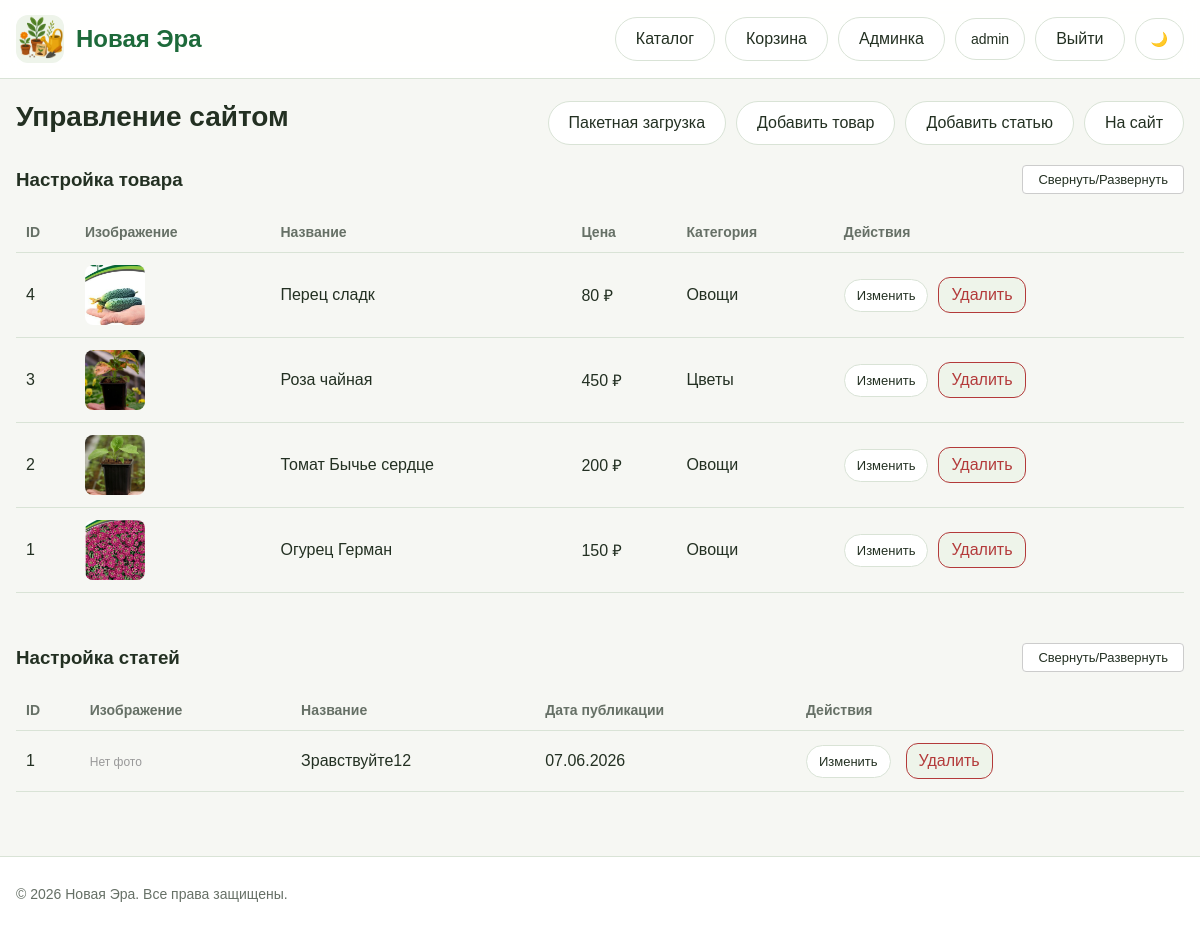
The page /admin (signed in) on the database its author committed.
### models.py (models this page shows, shortened)
class User(UserMixin, db.Model):
    __tablename__ = "users"
    id = db.Column(db.Integer, primary_key=True)
    username = db.Column(db.String(80), unique=True, nullable=False, index=True)
    email = db.Column(db.String(120), unique=True, nullable=False, index=True)
    password_hash = db.Column(db.String(255), nullable=False)
    is_admin = db.Column(db.Boolean, default=False, nullable=False)
    created_at = db.Column(db.DateTime, default=datetime.utcnow, nullable=False)
    surname = db.Column(db.String(80), nullable=True)
    name = db.Column(db.String(80), nullable=True)
    patronymic = db.Column(db.String(80), nullable=True)
    favorite_products = db.relationship(
        'Product',
        secondary=favorites,
        backref=db.backref('favorited_by', lazy='dynamic'),
        lazy='dynamic')

class Product(db.Model):
    __tablename__ = "products"
    id = db.Column(db.Integer, primary_key=True)
    name = db.Column(db.String(200), nullable=False, index=True)
    description = db.Column(db.Text, nullable=False)
    price = db.Column(db.Float, nullable=False)
    image_url = db.Column(db.String(255), nullable=True)
    category_id = db.Column(db.Integer, db.ForeignKey("categories.id"), nullable=False)
    created_at = db.Column(db.DateTime, default=datetime.utcnow, nullable=False)
    category = db.relationship("Category", back_populates="products", lazy="selectin")
    extra_images = db.relationship('ProductImage',
                                   backref='product',
                                   lazy='dynamic',
                                   cascade='all, delete-orphan',
                                   order_by='ProductImage.order')

class Category(db.Model):
    __tablename__ = "categories"
    id = db.Column(db.Integer, primary_key=True)
    slug = db.Column(db.String(64), unique=True, nullable=False, index=True)
    name = db.Column(db.String(100), unique=True, nullable=False)
    products = db.relationship("Product", back_populates="category", cascade="all, delete-orphan", lazy="selectin")

class Post(db.Model):
    __tablename__ = 'post'
    id = db.Column(db.Integer, primary_key=True)
    title = db.Column(db.String(200), nullable=False)
    content = db.Column(db.Text, nullable=False)
    date_posted = db.Column(db.DateTime, default=datetime.now)
    image_post = db.Column(db.String(255))
    product_id = db.Column(db.Integer, db.ForeignKey('products.id'), nullable=True)
    related_product = db.relationship('Product', backref='posts')

### routes.py (the view)
@bp.route("/admin")
@login_required
def admin():
    _admin_only()
    return render_template("admin.html", products=Product.query.order_by(Product.id.desc()).all(), posts=Post.query.order_by(Post.id.desc()).all())

### routes.py (called while the page is built)
@login_manager.user_loader
def load_user(user_id: str):
    try:
        return db.session.get(User, int(user_id))
    except:
        return None

def _admin_only():
    if not current_user.is_authenticated or not current_user.is_admin:
        abort(403)

### templates/admin.html (shortened to what this page needs)
{% extends "base.html" %}
{% block content %}
<div class="admin-head">
    <h1>Управление сайтом</h1>
    <div class="admin-actions">
        <a href="{{ url_for('main.bulk_upload') }}" class="top-link">Пакетная загрузка</a>
        <a href="{{ url_for('main.add_product') }}" class="top-link">Добавить товар</a>
        <a href="{{ url_for('main.add_post') }}" class="top-link">Добавить статью</a>
        <a href="{{ url_for('main.index') }}" class="top-link">На сайт</a>
    </div>
</div>
<div style="display: flex; justify-content: space-between; align-items: center; margin-bottom: 15px;">
    <h3 style="margin: 0;">Настройка товара</h3>
    <button onclick="toggleSection('products-table-wrap')" class="top-link" style="padding: 6px 15px; cursor: pointer; background: #fff; border: 1px solid #ccc; border-radius: 4px; font-size: 13px;">
        Свернуть/Развернуть
    </button>
</div>
<div id="products-table-wrap" class="table-wrap" style="transition: all 0.3s ease;">
    <table class="admin-table">
        <thead>
            <tr>
                <th>ID</th>
                <th>Изображение</th>
                <th>Название</th>
                <th>Цена</th>
                <th>Категория</th>
                <th>Действия</th>
            </tr>
        </thead>
        <tbody>
            {% for p in products %}
            <tr>
                <td data-label="ID">{{ p.id }}</td>
                <td data-label="Изображение">
                    {% if p.image_url %}
                        <img src="{{ p.image_url }}" style="width:60px;height:60px;object-fit:cover;border-radius:8px;">
                    {% endif %}
                </td>
                <td data-label="Название">{{ p.name }}</td>
                <td data-label="Цена">{{ "%.0f"|format(p.price) }} ₽</td>
                <td data-label="Категория">{{ p.category.name }}</td>
                <td data-label="Действия">
                    <div class="row-actions">
                        <a href="{{ url_for('main.edit_product', product_id=p.id) }}" class="top-link" style="padding:8px 12px;font-size:13px;">Изменить</a>
                        <form method="POST" action="{{ url_for('main.delete_product', product_id=p.id) }}" style="display:inline;" onsubmit="return confirm('Удалить товар?');">
                            <button type="submit" class="delete-mini">Удалить</button>
                        </form>
                    </div>
                </td>
            </tr>
            {% else %}
            <tr>
                <td colspan="6" class="empty-row">Товаров пока нет</td>
            </tr>
            {% endfor %}
        </tbody>
    </table>
</div>
<div class="admin-section" style="margin-top: 50px;">
    <div style="display: flex; justify-content: space-between; align-items: center; margin-bottom: 15px;">
        <h3 style="margin: 0;">Настройка статей</h3>
        <button onclick="toggleSection('posts-table-wrap')" class="top-link" style="padding: 6px 15px; cursor: pointer; background: #fff; border: 1px solid #ccc; border-radius: 4px; font-size: 13px;">
            Свернуть/Развернуть
        </button>
    </div>
    <div id="posts-table-wrap" class="table-wrap" style="transition: all 0.3s ease;">
        <table class="admin-table">
            <thead>
                <tr>
                    <th>ID</th>
                    <th>Изображение</th>
                    <th>Название</th>
                    <th>Дата публикации</th>
                    <th>Действия</th>
                </tr>
            </thead>
            <tbody>
                {% for post in posts %}
                <tr>
                    <td data-label="ID">{{ post.id }}</td>
                    <td data-label="Изображение">
                        {% if post.image_post %}
                            <img src="{{ post.image_post }}" style="width:60px; height:60px; object-fit:cover; border-radius:8px;">
                        {% else %}
                            <span style="font-size: 12px; color: #999;">Нет фото</span>
                        {% endif %}
                    </td>
                    <td data-label="Название">{{ post.title }}</td>
                    <td data-label="Дата публикации">{{ post.date_posted.strftime('%d.%m.%Y') }}</td>
                    <td data-label="Действия">
                        <div class="row-actions">
                            <a href="{{ url_for('main.edit_post', post_id=post.id) }}" class="top-link" style="padding:8px 12px; font-size:13px; margin-right: 5px;">
                                Изменить
                            </a>
                            <form method="POST" action="{{ url_for('main.delete_post', post_id=post.id) }}" style="display:inline;" onsubmit="return confirm('Вы уверены, что хотите удалить эту статью?');">
                                <button type="submit" class="delete-mini">Удалить</button>
                            </form>
                        </div>
                    </td>
                </tr>
                {% else %}
                <tr>
                    <td colspan="5" style="text-align: center; padding: 20px; color: #999;">Статей пока нет.</td>
                </tr>
                {% endfor %}
            </tbody>
        </table>
    </div>
</div>
{% endblock %}

### templates/base.html (shortened to what this page needs)
<!DOCTYPE html>
<html lang="ru">
<head>
    <link rel="stylesheet" href="{{ url_for('static', filename='css/style.css') }}">
</head>
<body>
<header class="header">
    <div class="container header-inner">
        <div class="logo">
            <a href="{{ url_for('main.index') }}" style="display:flex;align-items:center;gap:12px;">
                <img src="{{ url_for('static', filename='images/icon.png') }}" alt="Logo" style="width:48px;height:48px;border-radius:12px;">
                <div class="logo-text">
                    <div class="title" style="color:var(--brand);">{{ brand_name }}</div>
                </div>
            </a>
        </div>
        <nav class="top-nav">
            <a href="{{ url_for('main.index') }}" class="top-link">Каталог</a>
            <a href="{{ url_for('main.basket') }}" class="top-link">Корзина</a>
            {% if current_user.is_authenticated %}
                {% if current_user.is_admin %}
                    <a href="{{ url_for('main.admin') }}" class="top-link">Админка</a>
                {% endif %}
                <a href="{{ url_for('main.profile') }}" class="profile-btn">{{ current_user.username }}</a>
                <a href="{{ url_for('main.logout') }}" class="top-link">Выйти</a>
            {% else %}
                <a href="{{ url_for('main.login') }}" class="top-link">Войти</a>
            {% endif %}
            <button id="themeToggle" class="theme-toggle" type="button">🌙</button>
        </nav>
    </div>
</header>
<main class="main-content container">
    {% block content %}{% endblock %}
</main>
<footer class="footer">
    <div class="container footer-inner">
        <p>© 2026 {{ brand_name }}. Все права защищены.</p>
    </div>
</footer>
</body>
</html>

### static/css/style.css (style rules this page uses)
:root { --bg: #f6f7f3; --surface: #ffffff; --surface-soft: #eef4ea; --text: #233022; --muted: #667066; --brand: #1d6a3a; --brand-dark: #14552d; --border: #d9e3d6; --shadow: 0 12px 30px rgba(16, 48, 26, 0.08); --error: #b33a3a; --warning: #b46f0b; --success: #2a7d46; }
*, *::before, *::after { box-sizing: border-box; }
html { scroll-behavior: smooth; }
body { margin: 0; font-family: Arial, Helvetica, sans-serif; background: var(--bg); color: var(--text); }
a { color: inherit; text-decoration: none; }
img { max-width: 100%; display: block; }
button, input, select, textarea { font: inherit; }
.container { width: min(1180px, calc(100% - 32px)); margin: 0 auto; }
.main-content { padding: 22px 0 40px; }
.header { position: sticky; top: 0; z-index: 20; background: color-mix(in srgb, var(--surface) 92%, transparent); backdrop-filter: blur(10px); border-bottom: 1px solid var(--border); }
.header-inner { min-height: 78px; display: flex; align-items: center; justify-content: space-between; gap: 20px; }
.logo { display: flex; align-items: center; gap: 12px; min-width: 0; }
.logo img { width: 52px; height: 52px; border-radius: 16px; object-fit: cover; background: var(--surface-soft); }
.logo-text { min-width: 0; }
.title { font-size: 24px; font-weight: 800; line-height: 1.1; }
.top-nav { display: flex; align-items: center; gap: 10px; flex-wrap: wrap; justify-content: flex-end; }
.top-link { background: var(--surface); color: var(--text); border: 1px solid var(--border); padding: 12px 20px; border-radius: 999px; text-decoration: none; display: inline-flex; align-items: center; font-weight: 500; transition: all 0.2s ease; }
.footer { border-top: 1px solid var(--border); background: var(--surface); margin-top: 24px; }
.footer-inner { min-height: 74px; display: flex; align-items: center; color: var(--muted); font-size: 14px; }
.admin-head { display: flex; align-items: flex-start; justify-content: space-between; gap: 16px; flex-wrap: wrap; margin-bottom: 20px; }
.admin-head h1 { margin: 0; font-size: 28px; }
.admin-actions { display: flex; gap: 10px; flex-wrap: wrap; justify-content: flex-end; }
.table-wrap { overflow-x: auto; margin-top: 18px; }
.admin-table { width: 100%; border-collapse: collapse; }
.admin-table th, .admin-table td { padding: 12px 10px; text-align: left; border-bottom: 1px solid var(--border); vertical-align: middle; }
.admin-table th { font-size: 14px; color: var(--muted); white-space: nowrap; }
.row-actions { display: flex; gap: 10px; flex-wrap: wrap; align-items: center; }
.delete-mini { background: var(--surface-soft); border: 1px solid var(--error); color: var(--error); padding: 8px 12px; border-radius: 12px; cursor: pointer; }
.theme-toggle, .profile-btn { border: 1px solid var(--border); background: var(--surface); color: var(--text); border-radius: 999px; padding: 11px 15px; min-height: 42px; display: inline-flex; align-items: center; justify-content: center; cursor: pointer; font-size: 14px; transition: all 0.2s ease; }

### rows shown on the page
User: username "admin"
Product: id "4", image_url (picture), name "Перец сладк", price "80", category.name "Овощи"
Product: id "3", image_url (picture), name "Роза чайная", price "450", category.name "Цветы"
Product: id "2", image_url (picture), name "Томат Бычье сердце", price "200", category.name "Овощи"
Product: id "1", image_url (picture), name "Огурец Герман", price "150", category.name "Овощи"
Post: id "1", image_post "Нет фото", title "Зравствуйте12", date_posted "07.06.2026"

### other values the page prints
{{ brand_name }} "Новая Эра"
